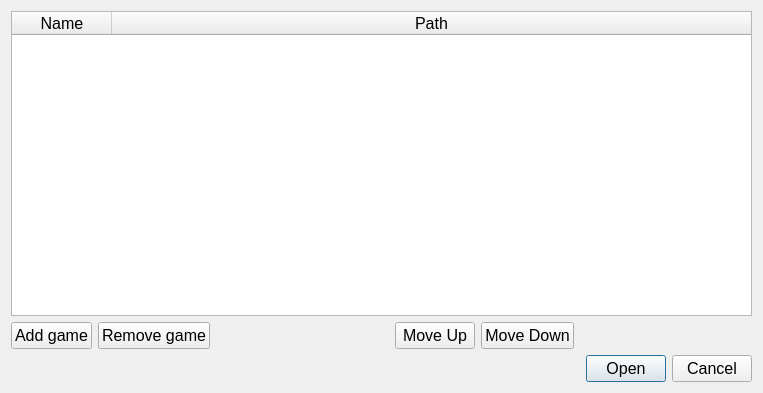
<?xml version="1.0" encoding="UTF-8"?>
<ui version="4.0">
 <class>SettingsDialog</class>
 <widget class="QDialog" name="SettingsDialog">
  <property name="windowModality">
   <enum>Qt::WindowModal</enum>
  </property>
  <property name="geometry">
   <rect>
    <x>0</x>
    <y>0</y>
    <width>763</width>
    <height>393</height>
   </rect>
  </property>
  <property name="font">
   <font>
    <pointsize>12</pointsize>
   </font>
  </property>
  <property name="windowTitle">
   <string>Dialog</string>
  </property>
  <layout class="QVBoxLayout" name="verticalLayout">
   <item>
    <layout class="QVBoxLayout" name="verticalLayout_3">
     <item>
      <widget class="QTableWidget" name="gameTable">
       <property name="editTriggers">
        <set>QAbstractItemView::NoEditTriggers</set>
       </property>
       <property name="selectionMode">
        <enum>QAbstractItemView::SingleSelection</enum>
       </property>
       <property name="selectionBehavior">
        <enum>QAbstractItemView::SelectRows</enum>
       </property>
       <property name="wordWrap">
        <bool>false</bool>
       </property>
       <property name="columnCount">
        <number>2</number>
       </property>
       <attribute name="horizontalHeaderHighlightSections">
        <bool>false</bool>
       </attribute>
       <attribute name="horizontalHeaderStretchLastSection">
        <bool>true</bool>
       </attribute>
       <attribute name="verticalHeaderVisible">
        <bool>false</bool>
       </attribute>
       <column>
        <property name="text">
         <string>Name</string>
        </property>
       </column>
       <column>
        <property name="text">
         <string>Path</string>
        </property>
       </column>
      </widget>
     </item>
     <item>
      <layout class="QHBoxLayout" name="horizontalLayout_3">
       <item>
        <widget class="QPushButton" name="addGameButton">
         <property name="text">
          <string>Add game</string>
         </property>
        </widget>
       </item>
       <item>
        <widget class="QPushButton" name="removeGameButton">
         <property name="text">
          <string>Remove game</string>
         </property>
        </widget>
       </item>
       <item>
        <spacer name="horizontalSpacer">
         <property name="orientation">
          <enum>Qt::Horizontal</enum>
         </property>
         <property name="sizeHint" stdset="0">
          <size>
           <width>40</width>
           <height>20</height>
          </size>
         </property>
        </spacer>
       </item>
       <item>
        <widget class="QPushButton" name="moveUpButton">
         <property name="text">
          <string>Move Up</string>
         </property>
        </widget>
       </item>
       <item>
        <widget class="QPushButton" name="moveDownButton">
         <property name="text">
          <string>Move Down</string>
         </property>
        </widget>
       </item>
       <item>
        <spacer name="horizontalSpacer_2">
         <property name="orientation">
          <enum>Qt::Horizontal</enum>
         </property>
         <property name="sizeHint" stdset="0">
          <size>
           <width>40</width>
           <height>20</height>
          </size>
         </property>
        </spacer>
       </item>
      </layout>
     </item>
    </layout>
   </item>
   <item>
    <widget class="QDialogButtonBox" name="buttonBox">
     <property name="orientation">
      <enum>Qt::Horizontal</enum>
     </property>
     <property name="standardButtons">
      <set>QDialogButtonBox::Cancel|QDialogButtonBox::Open</set>
     </property>
    </widget>
   </item>
  </layout>
 </widget>
 <resources/>
 <connections>
  <connection>
   <sender>buttonBox</sender>
   <signal>accepted()</signal>
   <receiver>SettingsDialog</receiver>
   <slot>accept()</slot>
   <hints>
    <hint type="sourcelabel">
     <x>257</x>
     <y>383</y>
    </hint>
    <hint type="destinationlabel">
     <x>157</x>
     <y>274</y>
    </hint>
   </hints>
  </connection>
  <connection>
   <sender>buttonBox</sender>
   <signal>rejected()</signal>
   <receiver>SettingsDialog</receiver>
   <slot>reject()</slot>
   <hints>
    <hint type="sourcelabel">
     <x>325</x>
     <y>383</y>
    </hint>
    <hint type="destinationlabel">
     <x>286</x>
     <y>274</y>
    </hint>
   </hints>
  </connection>
 </connections>
</ui>
